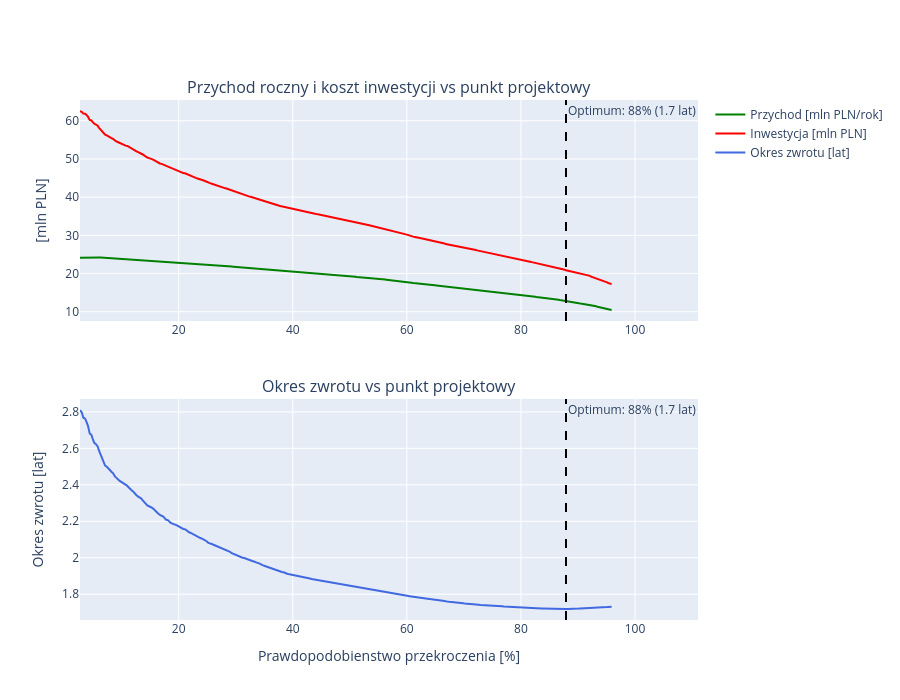

The notebook cell saved with this chart:
### Code cell
# Wykresy ekonomiczne
fig = make_subplots(rows=2, cols=1,
    subplot_titles=['Przychod roczny i koszt inwestycji vs punkt projektowy',
                    'Okres zwrotu vs punkt projektowy'],
    vertical_spacing=0.15)

fig.add_trace(go.Scatter(
    x=df_econ['install_pct'], y=df_econ['income'] / 1e6,
    mode='lines', line=dict(color='green', width=2), name='Przychod [mln PLN/rok]',
), row=1, col=1)
fig.add_trace(go.Scatter(
    x=df_econ['install_pct'], y=df_econ['investment'] / 1e6,
    mode='lines', line=dict(color='red', width=2), name='Inwestycja [mln PLN]',
), row=1, col=1)

fig.add_trace(go.Scatter(
    x=df_econ['install_pct'], y=df_econ['payback_years'],
    mode='lines', line=dict(color='royalblue', width=2), name='Okres zwrotu [lat]',
), row=2, col=1)
fig.add_vline(x=best_econ['install_pct'], line_dash='dash', line_color='black',
    annotation_text=f'Optimum: {best_econ["install_pct"]:.0f}% ({best_econ["payback_years"]:.1f} lat)')

fig.update_xaxes(title_text='Prawdopodobienstwo przekroczenia [%]', row=2, col=1)
fig.update_yaxes(title_text='[mln PLN]', row=1, col=1)
fig.update_yaxes(title_text='Okres zwrotu [lat]', row=2, col=1)
fig.update_layout(height=700, hovermode='x unified')
fig.show()

### Figure 1 — Plotly figure (JSON) as saved in the notebook; plotly's stock layout.template omitted (floating-point values rounded to 4 significant figures; data arrays with more than 128 entries replaced by an {"elided": "..."} marker saying what was removed)
{"data": [{"line": {"color": "green", "width": 2}, "mode": "lines", "name": "Przychod [mln PLN/rok]", "type": "scatter", "x": {"elided": "341 float values"}, "xaxis": "x", "y": {"elided": "341 float values"}, "yaxis": "y"}, {"line": {"color": "red", "width": 2}, "mode": "lines", "name": "Inwestycja [mln PLN]", "type": "scatter", "x": {"elided": "341 float values"}, "xaxis": "x", "y": {"elided": "341 float values"}, "yaxis": "y"}, {"line": {"color": "royalblue", "width": 2}, "mode": "lines", "name": "Okres zwrotu [lat]", "type": "scatter", "x": {"elided": "341 float values"}, "xaxis": "x2", "y": {"elided": "341 float values"}, "yaxis": "y2"}], "layout": {"annotations": [{"font": {"size": 16}, "showarrow": false, "text": "Przychod roczny i koszt inwestycji vs punkt projektowy", "x": 0.5, "xanchor": "center", "xref": "paper", "y": 1, "yanchor": "bottom", "yref": "paper"}, {"font": {"size": 16}, "showarrow": false, "text": "Okres zwrotu vs punkt projektowy", "x": 0.5, "xanchor": "center", "xref": "paper", "y": 0.425, "yanchor": "bottom", "yref": "paper"}, {"showarrow": false, "text": "Optimum: 88% (1.7 lat)", "x": 87.9, "xanchor": "left", "xref": "x", "y": 1, "yanchor": "top", "yref": "y domain"}, {"showarrow": false, "text": "Optimum: 88% (1.7 lat)", "x": 87.9, "xanchor": "left", "xref": "x2", "y": 1, "yanchor": "top", "yref": "y2 domain"}], "height": 700, "hovermode": "x unified", "shapes": [{"line": {"color": "black", "dash": "dash"}, "type": "line", "x0": 87.9, "x1": 87.9, "xref": "x", "y0": 0, "y1": 1, "yref": "y domain"}, {"line": {"color": "black", "dash": "dash"}, "type": "line", "x0": 87.9, "x1": 87.9, "xref": "x2", "y0": 0, "y1": 1, "yref": "y2 domain"}], "xaxis": {"anchor": "y", "domain": [0, 1]}, "xaxis2": {"anchor": "y2", "domain": [0, 1], "title": {"text": "Prawdopodobienstwo przekroczenia [%]"}}, "yaxis": {"anchor": "x", "domain": [0.575, 1], "title": {"text": "[mln PLN]"}}, "yaxis2": {"anchor": "x2", "domain": [0, 0.425], "title": {"text": "Okres zwrotu [lat]"}}}}
